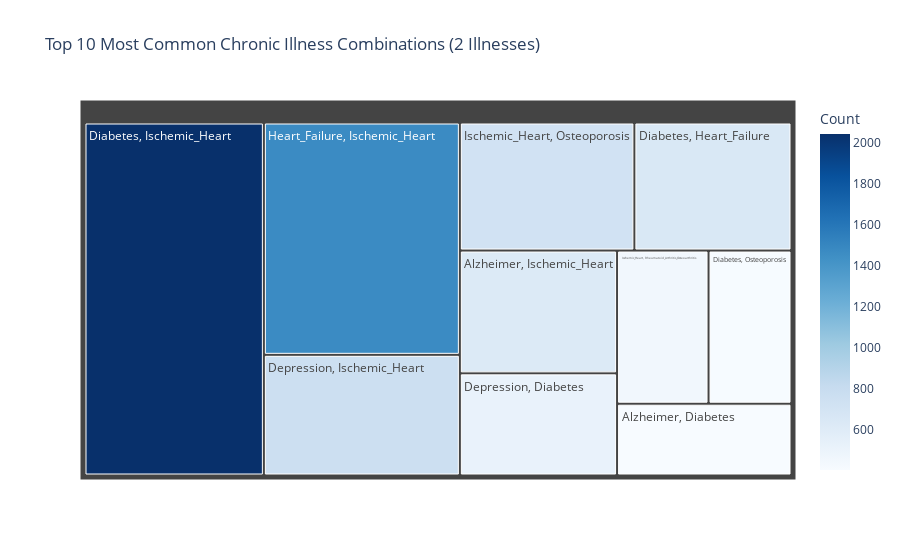

Write notebook code for a chart like this one.
### Code cell
import plotly.express as px

# Create a DataFrame for the treemap
treemap_df = top_combinations.reset_index()
treemap_df.columns = ['Chronic_Illness_Combination', 'Count']

# Plot the treemap
fig = px.treemap(treemap_df, path=['Chronic_Illness_Combination'], values='Count',
                 color='Count', color_continuous_scale='Blues',
                 title='Top 10 Most Common Chronic Illness Combinations (2 Illnesses)')

fig.show()

### Figure 1 — Plotly figure (JSON) as saved in the notebook; plotly's stock layout.template omitted (floating-point values rounded to 4 significant figures)
{"data": [{"branchvalues": "total", "customdata": [[404], [623], [518], [763], [649], [2043], [410], [1469], [721], [452]], "domain": {"x": [0, 1], "y": [0, 1]}, "hovertemplate": "labels=%{label}<br>Count_sum=%{value}<br>parent=%{parent}<br>id=%{id}<br>Count=%{color}<extra></extra>", "ids": ["Alzheimer, Diabetes", "Alzheimer, Ischemic_Heart", "Depression, Diabetes", "Depression, Ischemic_Heart", "Diabetes, Heart_Failure", "Diabetes, Ischemic_Heart", "Diabetes, Osteoporosis", "Heart_Failure, Ischemic_Heart", "Ischemic_Heart, Osteoporosis", "Ischemic_Heart, Rheumatoid_Arthritis_Osteoarthritis"], "labels": ["Alzheimer, Diabetes", "Alzheimer, Ischemic_Heart", "Depression, Diabetes", "Depression, Ischemic_Heart", "Diabetes, Heart_Failure", "Diabetes, Ischemic_Heart", "Diabetes, Osteoporosis", "Heart_Failure, Ischemic_Heart", "Ischemic_Heart, Osteoporosis", "Ischemic_Heart, Rheumatoid_Arthritis_Osteoarthritis"], "marker": {"coloraxis": "coloraxis", "colors": [404, 623, 518, 763, 649, 2043, 410, 1469, 721, 452]}, "name": "", "parents": ["", "", "", "", "", "", "", "", "", ""], "type": "treemap", "values": [404, 623, 518, 763, 649, 2043, 410, 1469, 721, 452]}], "layout": {"coloraxis": {"colorbar": {"title": {"text": "Count"}}, "colorscale": [[0, "rgb(247,251,255)"], [0.125, "rgb(222,235,247)"], [0.25, "rgb(198,219,239)"], [0.375, "rgb(158,202,225)"], [0.5, "rgb(107,174,214)"], [0.625, "rgb(66,146,198)"], [0.75, "rgb(33,113,181)"], [0.875, "rgb(8,81,156)"], [1, "rgb(8,48,107)"]]}, "legend": {"tracegroupgap": 0}, "title": {"text": "Top 10 Most Common Chronic Illness Combinations (2 Illnesses)"}}}
